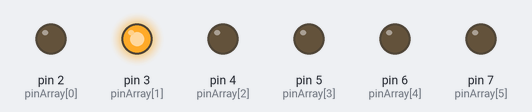
Recording of a sketch running on a simulated Arduino Uno, built with avr-gcc and run on an emulated ATmega328P. Shown: output pins drawn as LEDs (lit = HIGH).

Above: at 0.1 s.
At 0.58 s:
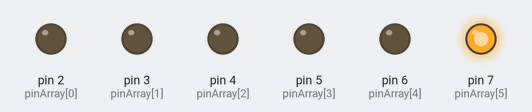
At 0.82 s:
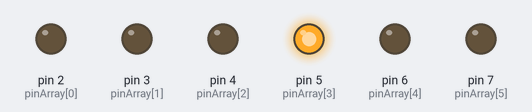
At 1.18 s:
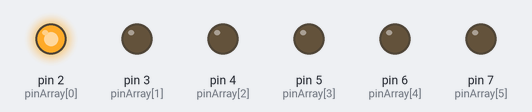
At 1.42 s:
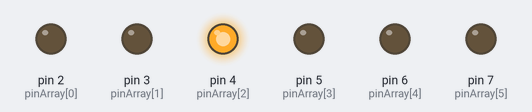
At 2.86 s:
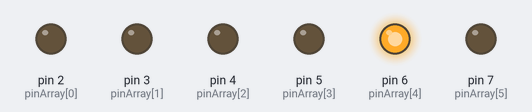
Timing chart, 0 to 3.2 s (numbered marks = the images above):
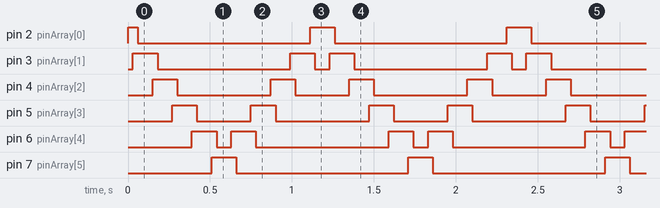

The sketch:

Ejercicio17-CocheFantastico_3.ino
```cpp
/* Knight Rider 3
   --------------

   This example concentrates on making the visuals fluid.


   (cleft) 2005 K3, Malmo University
   @author: David Cuartielles
   @hardware: David Cuartielles, Aaron Hallborg
*/

int pinArray[] = {2, 3, 4, 5, 6, 7};
int count = 0;
int timer = 30;

void setup() {
  for (count = 0; count < 6; count++) {
    pinMode(pinArray[count], OUTPUT);
  }
}

void loop() {
  for (count = 0; count < 5; count++) {
    digitalWrite(pinArray[count], HIGH);
    delay(timer);
    digitalWrite(pinArray[count + 1], HIGH);
    delay(timer);
    digitalWrite(pinArray[count], LOW);
    delay(timer * 2);
    //timer = analogRead(A0);	//El valor leido por analog read es el temporizador
  }
  for (count = 5; count > 0; count--) {
    digitalWrite(pinArray[count], HIGH);
    delay(timer);
    digitalWrite(pinArray[count - 1], HIGH);
    delay(timer);
    digitalWrite(pinArray[count], LOW);
    delay(timer * 2);
    //timer = analogRead(A0);	//El valor leido por analog read es el temporizador
  }
}
```

Measured:
- by itself, pin 2 (pinArray[0]): repeats every 1.2 s: LOW 1.1 s, HIGH 0.15 s
- by itself, pin 3 (pinArray[1]): repeats every 1.2 s: LOW 0.81 s, HIGH 0.15 s, LOW 0.09 s, HIGH 0.15 s
- by itself, pin 4 (pinArray[2]): repeats every 1.2 s: LOW 0.57 s, HIGH 0.15 s, LOW 0.33 s, HIGH 0.15 s
- by itself, pin 5 (pinArray[3]): repeats every 1.2 s: LOW 0.33 s, HIGH 0.15 s, LOW 0.57 s, HIGH 0.15 s
- by itself, pin 6 (pinArray[4]): repeats every 1.2 s: LOW 0.09 s, HIGH 0.15 s, LOW 0.81 s, HIGH 0.15 s
- by itself, pin 7 (pinArray[5]): alternates HIGH for 0.15 s and LOW for 1.1 s
